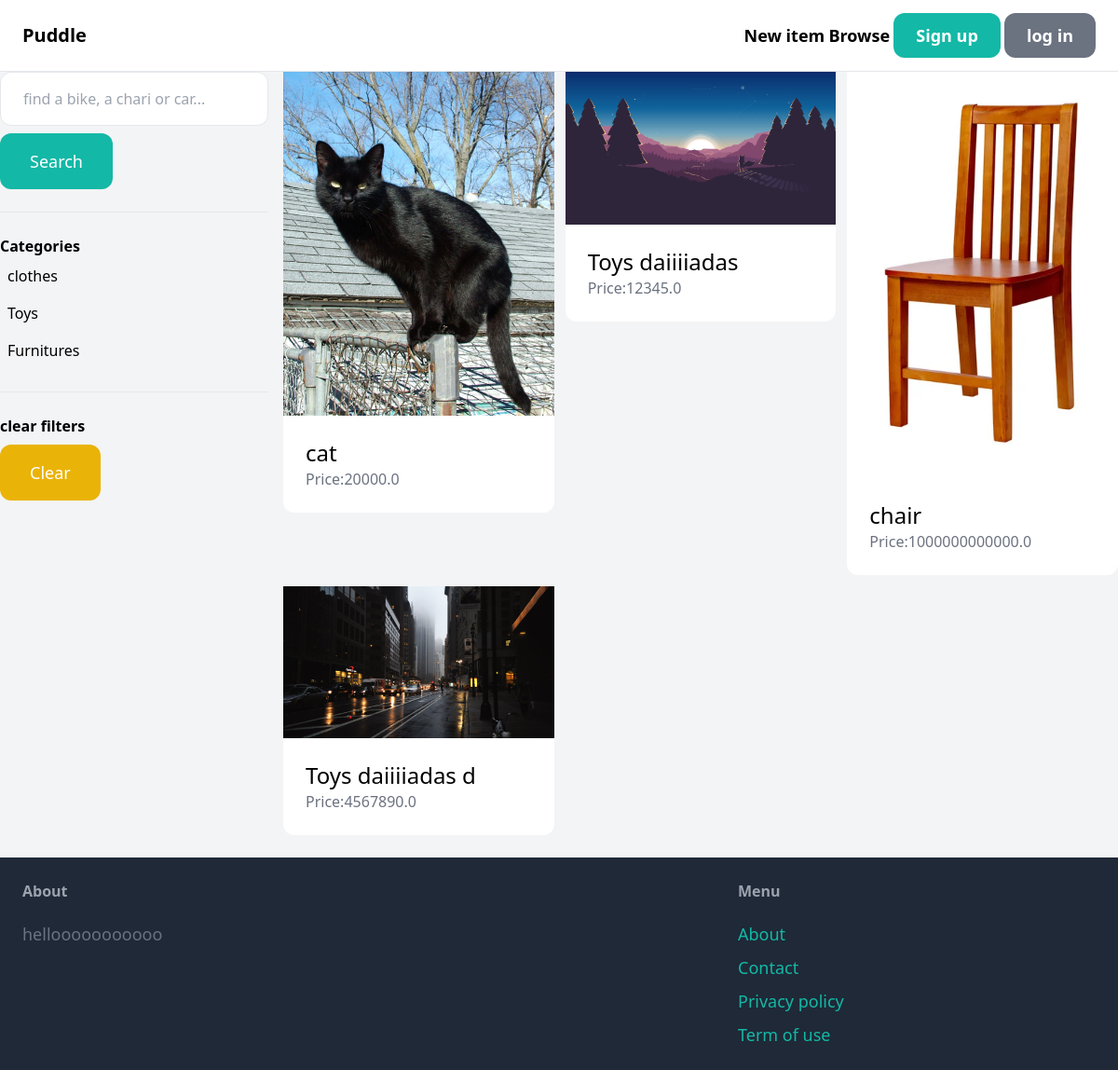
The app's page /items/, older data.
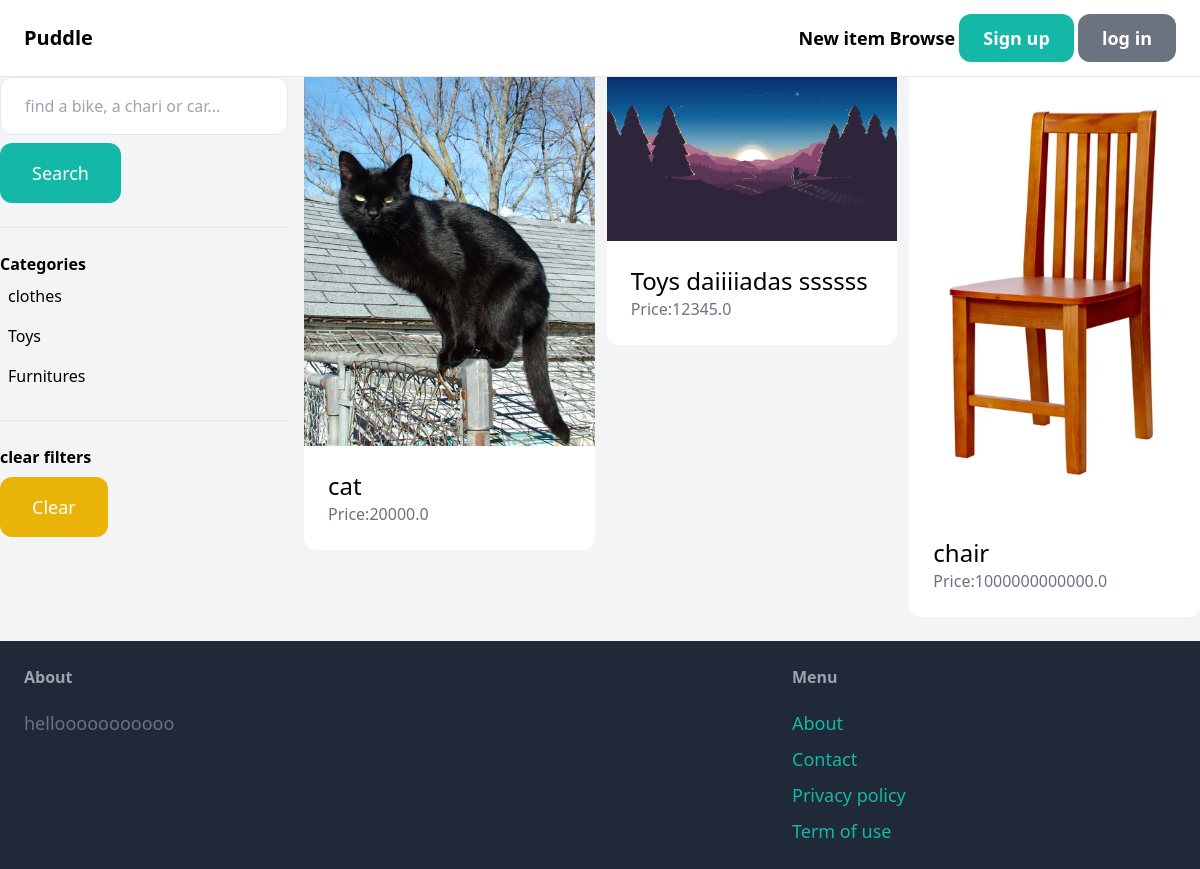
The same page, newer data.
### item/models.py (models this page shows, shortened)
class Category(models.Model):
    name= models.CharField(max_length=255)

class Item(models.Model):
    category = models.ForeignKey(Category, related_name ='items', on_delete=models.CASCADE)
    name = models.CharField(max_length=255)
    description = models.TextField(blank=True, null=True)
    price = models.FloatField()
    image = models.ImageField(upload_to='item_images', blank=True, null=True)
    is_sold = models.BooleanField(default=False)
    created_by = models.ForeignKey(User, related_name='items', on_delete=models.CASCADE)
    created_at = models.DateTimeField(auto_now_add=True)

### item/views.py (the view)
# urls.py: path('', views.items, name='items'),
def items(request):
    query = request.GET.get('query','')
    category_id = request.GET.get('category',0)
    categories = Category.objects.all()
    items = Item.objects.filter(is_sold=False)
    if category_id:
        items = items.filter(category_id=category_id)
    if query:
        items = items.filter(Q(name__icontains=query) |
                             Q(description__icontains=query)
                             )
    context = {'items': items,
               'query': query,
               'categories': categories,
               'category_id':int(category_id),
               }
    return render(request,'item/items.html', context)

### item/templates/item/items.html (shortened to what this page needs)
{% extends 'main.html' %}
{% block content %}
    <div class ="pb-6 grid grid-cols-4 gap-4 bg-gray-100" >
        <div class ="col-span-1">
            <form method ="GET" action = "{% url 'item:items' %}">
                <input name="query" class="w-full py-4 px-6 border rounded-xl" type="text" value = "{{query}}" placeholder = "find a bike, a chari or car...">
                <button class="mt-2 py-4 px-8 text-lg bg-teal-500 text-white rounded-xl "> Search </button>
            </form>
            <hr class="my-6">
            <p class="font-semibold">Categories</p>
            <ul>
                {% for category in categories%}
                    <li class ="py-2 px-2 rounded-xl {% if category.id == category_id %} bg-gray-200 {% endif %}" >
                        <a href="{% url 'item:items' %}?query={{query}}&category={{category.id}}">{{category.name}}</a>
                    </li>
                {%endfor%}
            </ul>
            <hr class="my-6">
            <p class="font-semibold">clear filters</p>
            <ul>
                <li><a href="{% url 'item:items' %}" class='mt-2 py-4 px-8 inline-block bg-yellow-500 text-lg rounded-xl text-white'>Clear</a>
                </li>
            </ul>
        </div>
        <div class ="col-span-3">
            <div class ="grid grid-cols-3 gap-3">
                {% for item in items %}
                    <div>
                        <a href="{% url 'item:detail' item.id %}">
                            <div>
                                <img src="{{item.image.url}}" class="rounded-t-tx">
                            </div>
                            <div class="p-6 bg-white rounded-b-xl">
                                <h2 class="text-2xl">{{ item.name }}</h2>
                                <p class="text-gray-500">Price:{{item.price}}</p>
                            </div>
                        </a>
                    </div>
                {% endfor%}
            </div>
        </div>
    </div>
{% endblock content %}

Row changes from the older to the newer data that the page shows:
removed Item: image (picture), name "Toys daiiiiadas d", price "4567890.0"
changed Item: name "Toys daiiiiadas" → "Toys daiiiiadas ssssss"
